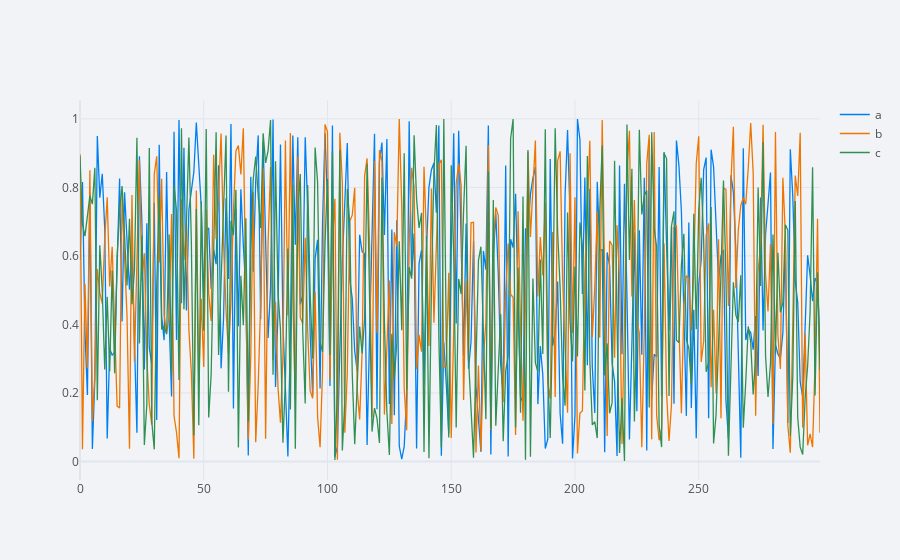

Notebook cell for this chart:
### Code cell
df.iplot()

### Figure 1 — Plotly figure (JSON) as saved in the notebook; plotly's stock layout.template omitted (floating-point values rounded to 4 significant figures; data arrays with more than 128 entries replaced by an {"elided": "..."} marker saying what was removed)
{"data": [{"line": {"color": "rgba(0, 128, 240, 1.0)", "dash": "solid", "shape": "linear", "width": 1.3}, "mode": "lines", "name": "a", "text": "", "type": "scatter", "x": {"elided": "300 int values"}, "y": {"elided": "300 float values"}}, {"line": {"color": "rgba(238, 118, 0, 1.0)", "dash": "solid", "shape": "linear", "width": 1.3}, "mode": "lines", "name": "b", "text": "", "type": "scatter", "x": {"elided": "300 int values"}, "y": {"elided": "300 float values"}}, {"line": {"color": "rgba(48, 144, 84, 1.0)", "dash": "solid", "shape": "linear", "width": 1.3}, "mode": "lines", "name": "c", "text": "", "type": "scatter", "x": {"elided": "300 int values"}, "y": {"elided": "300 float values"}}], "layout": {"legend": {"bgcolor": "#F2F3F7", "font": {"color": "#505050"}}, "paper_bgcolor": "#F2F3F7", "plot_bgcolor": "#F2F3F7", "title": {"font": {"color": "#484848"}}, "xaxis": {"gridcolor": "#E1E5ED", "showgrid": true, "tickfont": {"color": "#505050"}, "title": {"font": {"color": "#505050"}, "text": ""}, "zerolinecolor": "#E1E5ED"}, "yaxis": {"gridcolor": "#E1E5ED", "showgrid": true, "tickfont": {"color": "#505050"}, "title": {"font": {"color": "#505050"}, "text": ""}, "zerolinecolor": "#E1E5ED"}}}
